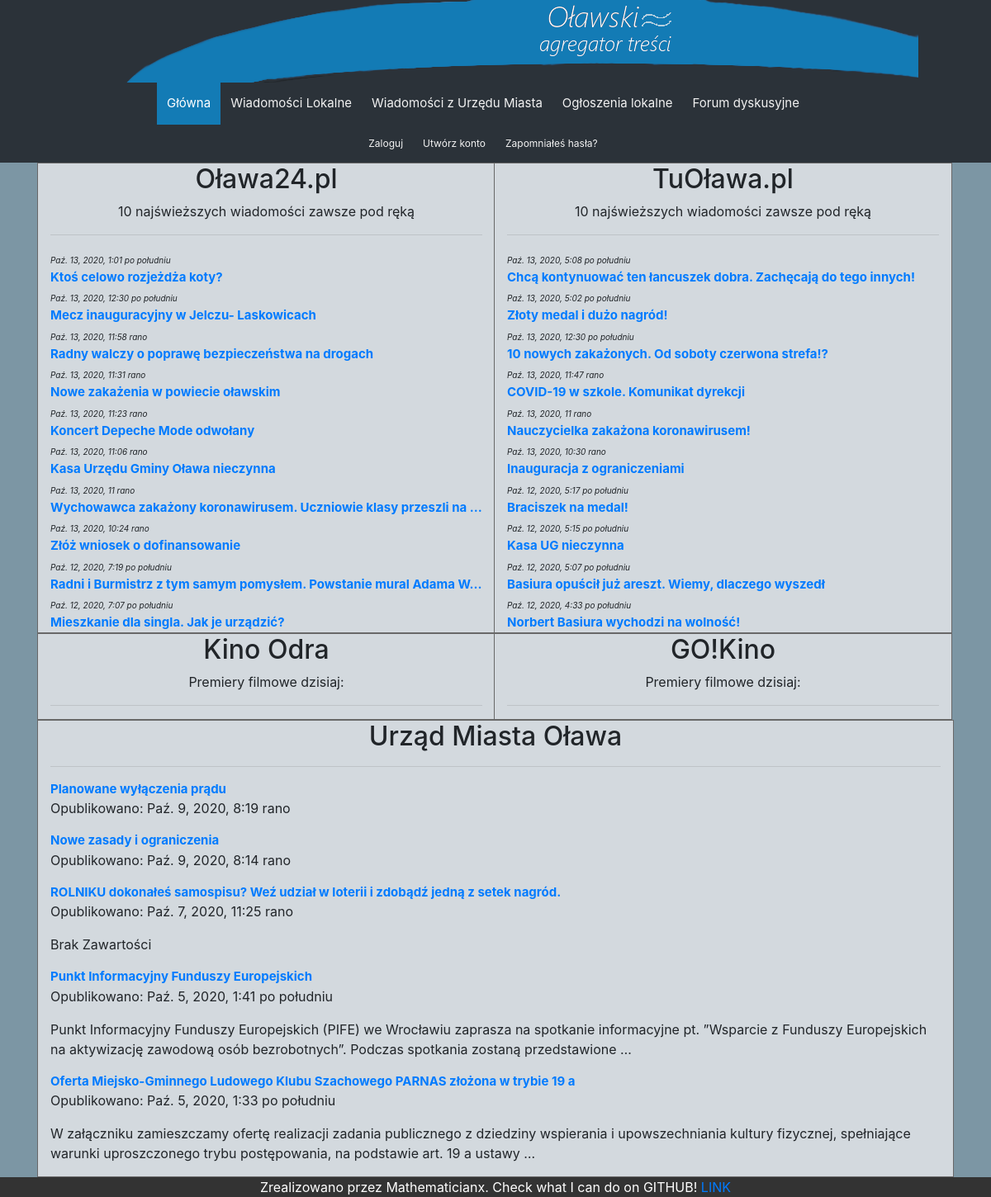
/, run on an earlier commit of the app's database.
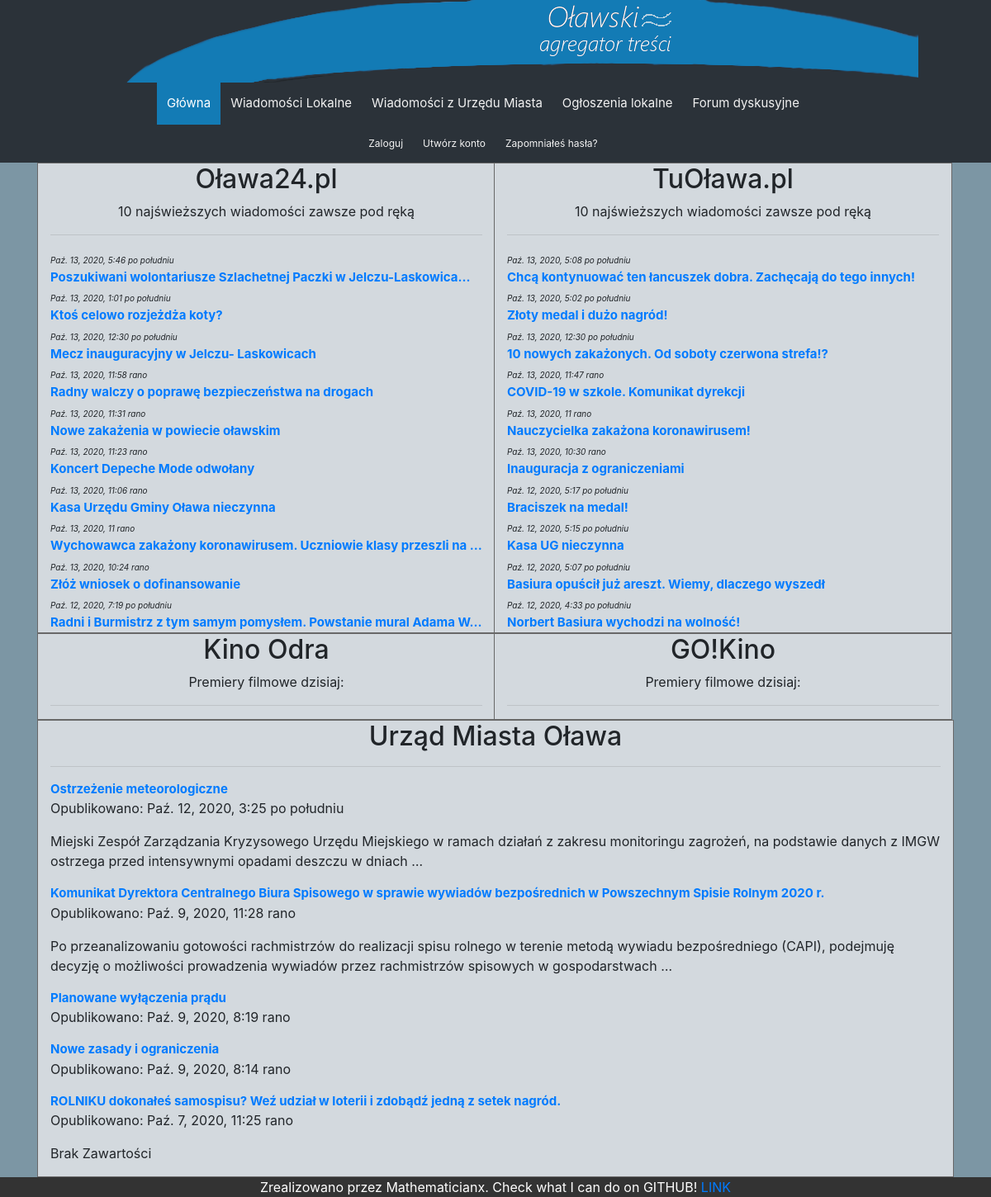
And on a later commit of the database.
### homepage/models.py (models this page shows, shortened)
class News(models.Model):
    STATUS_olawa24 = 'olawa24'
    STATUS_tuolawa = 'tuolawa'
    STATUS_umolawa = 'umolawa'
    STATUS_CHOICES = (
        (STATUS_olawa24, 'Oława24'),
        (STATUS_tuolawa, 'TuOława'),
        (STATUS_umolawa, 'UMOława')
    )
    title = models.CharField(max_length=250, unique_for_month=True)
    link = models.URLField()
    which_site = models.CharField(choices=STATUS_CHOICES, default='tuolawa', max_length=10)
    date_of_publication = models.DateTimeField()
    content = models.TextField(max_length=1000)
    class Meta:
        verbose_name_plural = "news"

### homepage/views.py (the view)
# urls.py: path('', views.index, name='index'),
def index(request):
    kino_odra_movies = Movie.objects.filter(which_site='kino_odra').filter(day_of_spectacle=timezone.now().replace(hour=0, minute=0, second=0, microsecond=0))
    kino_odra_spectacles = {}
    for one_movie in kino_odra_movies:
        dates2 = []
        for c in one_movie.all_spectacles.all():
            dates2.append(c.date.strftime('%H:%M'))
        kino_odra_spectacles[one_movie] = dates2
    gokino_movies = Movie.objects.filter(which_site='gokino').filter(day_of_spectacle=timezone.now().replace(hour=0, minute=0, second=0, microsecond=0))
    gokino_spectacles = {}
    for one_movie in gokino_movies:
        dates1 = []
        for d in one_movie.all_spectacles.all():
            dates1.append(d.date.strftime('%H:%M'))
        gokino_spectacles[one_movie] = dates1
    olawa24_news = News.objects.filter(which_site='olawa24').order_by('-date_of_publication')[:10]
    tuolawa_news = News.objects.filter(which_site='tuolawa').order_by('-date_of_publication')[:10]
    umolawa_news = News.objects.filter(which_site='umolawa').order_by('-date_of_publication')[:5]
    return render(request, 'homepage/index.html', {'olawa24_news': olawa24_news,
                                                        'tuolawa_news': tuolawa_news,
                                                        'kino_odra_movies': kino_odra_spectacles,
                                                        'gokino_movies': gokino_spectacles,
                                                        'umolawa_news': umolawa_news,
                                                        })

### homepage/templates/homepage/index.html (shortened to what this page needs)
{% extends "homepage/base.html" %}
{% block content %}
<div class="container">
    <div class="row">
        <div class="col-6">
            <div class="col-12-center">
                <h2>Oława24.pl</h2>
                <p>10 najświeższych wiadomości zawsze pod ręką</p>
            </div>
            <hr>
                {% for news in olawa24_news %}
                    <p class="container-date" style="font-size:10px">{{ news.date_of_publication }}</a></p>
                    <p class="title-news" style="font-size:15px"><a href={{ news.link }}>{{ news.title|truncatechars:65  }}</a></p>
                {% endfor %}
        </div>
        <div class="col-6">
            <div class="col-12-center">
                <h2>TuOława.pl</h2>
                <p>10 najświeższych wiadomości zawsze pod ręką</p>
            </div>
            <hr>
            {% for news in tuolawa_news %}
                  <p class="container-date" style="font-size:10px">{{ news.date_of_publication }}</a></p>
                  <p class="title-news" style="font-size:15px"><a href={{ news.link }}>{{ news.title|truncatechars:65  }}</a></p>
          {% endfor %}
        </div>
    </div>
</div>
{% endblock %}
{% block premieres %}
<div class="container">
    <div class="row">
        <div class="col-6">
            <div class="col-12-center">
                <h2>Kino Odra</h2>
                <p>Premiery filmowe dzisiaj:</p>
            </div>
            <hr>
        </div>
        <div class="col-6">
            <div class="col-12-center">
                <h2>GO!Kino</h2>
                <p>Premiery filmowe dzisiaj:</p>
            </div>
            <hr>
        </div>
    </div>
</div>
{% endblock %}
{% block cityhall_news %}
<div class="container">
    <div class="row">
        <div class="col-12">
            <div class="col-12-center"><h2>Urząd Miasta Oława</h2></div>
            <hr>
            {% for news in umolawa_news %}
              <p class="title-news"><a href={{ news.link }}>{{ news.title }}</a></p>
              <p class="date_cont">Opublikowano: {{ news.date_of_publication }}</p>
              <p>{{ news.content|truncatewords:25 }}</p>
            {% endfor %}
        </div>
    </div>
</div>
{% endblock %}

What changed in the data, as far as the page shows it:
no longer on this page (row unchanged): News: date_of_publication "Paź. 12, 2020, 7:07 po południu", title "Mieszkanie dla singla. Jak je urządzić?", shown under "Oława24.pl"
no longer on this page (row unchanged): News: title "Punkt Informacyjny Funduszy Europejskich", date_of_publication "Paź. 5, 2020, 1:41 po południu", content "Punkt Informacyjny Funduszy Europejskich (PIFE) we Wrocławiu zaprasza na spotkanie informacyjne pt. ”Wsparcie z Funduszy Europejskich na aktywizację zawodową osób bezrobotnych”. Podczas spotkania zostaną przedstawione …", shown under "Urząd Miasta Oława"
no longer on this page (row unchanged): News: title "Oferta Miejsko-Gminnego Ludowego Klubu Szachowego PARNAS złożona w trybie 19 a", date_of_publication "Paź. 5, 2020, 1:33 po południu", content "W załączniku zamieszczamy ofertę realizacji zadania publicznego z dziedziny wspierania i upowszechniania kultury fizycznej, spełniające warunki uproszczonego trybu postępowania, na podstawie art. 19 a ustawy …", shown under "Urząd Miasta Oława"
added News: date_of_publication "Paź. 13, 2020, 5:46 po południu", title "Poszukiwani wolontariusze Szlachetnej Paczki w Jelczu-Laskowica…", shown under "Oława24.pl"
added News: title "Ostrzeżenie meteorologiczne", date_of_publication "Paź. 12, 2020, 3:25 po południu", content "Miejski Zespół Zarządzania Kryzysowego Urzędu Miejskiego w ramach działań z zakresu monitoringu zagrożeń, na podstawie danych z IMGW ostrzega przed intensywnymi opadami deszczu w dniach …", shown under "Urząd Miasta Oława"
added News: title "Komunikat Dyrektora Centralnego Biura Spisowego w sprawie wywiadów bezpośrednich w Powszechnym Spisie Rolnym 2020 r.", date_of_publication "Paź. 9, 2020, 11:28 rano", content "Po przeanalizowaniu gotowości rachmistrzów do realizacji spisu rolnego w terenie metodą wywiadu bezpośredniego (CAPI), podejmuję decyzję o możliwości prowadzenia wywiadów przez rachmistrzów spisowych w gospodarstwach …", shown under "Urząd Miasta Oława"
